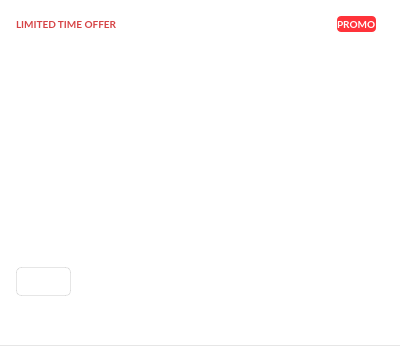
<?xml version="1.0" encoding="UTF-8"?>
<ui version="4.0">
 <class>NotificationItem</class>
 <widget class="QWidget" name="NotificationItem">
  <property name="geometry">
   <rect>
    <x>0</x>
    <y>0</y>
    <width>400</width>
    <height>346</height>
   </rect>
  </property>
  <property name="sizePolicy">
   <sizepolicy hsizetype="Preferred" vsizetype="Preferred">
    <horstretch>0</horstretch>
    <verstretch>0</verstretch>
   </sizepolicy>
  </property>
  <property name="minimumSize">
   <size>
    <width>0</width>
    <height>0</height>
   </size>
  </property>
  <property name="maximumSize">
   <size>
    <width>16777215</width>
    <height>16777215</height>
   </size>
  </property>
  <property name="cursor">
   <cursorShape>ArrowCursor</cursorShape>
  </property>
  <property name="windowTitle">
   <string/>
  </property>
  <property name="styleSheet">
   <string notr="true">#NotificationItem
{
background-color: #FFFFFF;
}

#lHeaderText
{
color: #D64446;
font-weight: bold;
font-family: Lato;
font-size: 10px;
border-radius: 4px;
}

#lHeaderTag
{
background-color: #FF333A;
color: #FFFFFF;
font-weight: bold;
font-family: Lato;
font-size: 10px;
border-radius: 4px;
}

#lTitle 
{ 
font-family: Lato; 
font-size: 16px; 
color: #333333; 
font-weight: bold;
}

#lDescription 
{ 
font-family: Lato; 
font-size: 14px; 
color: #333333;
}

#bCTA
{
font-family: Lato; 
font-size: 14px; 
color: #333333;
line-height: 18px; 
background-color: #FFFFFF;
border: 1px solid rgba(0, 0, 0, 0.1);
border-radius: 5px; 
padding: 5px 8px;
}

#lTime
{ 
font-family: Lato; 
font-size: 12px; 
color: #777777;
}

#wSeparator
{
background-color: rgba(0,0,0,0.1);
}</string>
  </property>
  <layout class="QVBoxLayout" name="verticalLayout" stretch="0,0">
   <property name="spacing">
    <number>11</number>
   </property>
   <property name="sizeConstraint">
    <enum>QLayout::SetDefaultConstraint</enum>
   </property>
   <property name="leftMargin">
    <number>0</number>
   </property>
   <property name="topMargin">
    <number>0</number>
   </property>
   <property name="rightMargin">
    <number>0</number>
   </property>
   <property name="bottomMargin">
    <number>0</number>
   </property>
   <item>
    <widget class="QWidget" name="wContainer" native="true">
     <property name="sizePolicy">
      <sizepolicy hsizetype="Expanding" vsizetype="Preferred">
       <horstretch>0</horstretch>
       <verstretch>0</verstretch>
      </sizepolicy>
     </property>
     <property name="minimumSize">
      <size>
       <width>0</width>
       <height>0</height>
      </size>
     </property>
     <property name="maximumSize">
      <size>
       <width>16777215</width>
       <height>16777215</height>
      </size>
     </property>
     <property name="cursor">
      <cursorShape>ArrowCursor</cursorShape>
     </property>
     <layout class="QVBoxLayout" name="vlContainer">
      <property name="spacing">
       <number>12</number>
      </property>
      <property name="leftMargin">
       <number>16</number>
      </property>
      <property name="topMargin">
       <number>12</number>
      </property>
      <property name="rightMargin">
       <number>16</number>
      </property>
      <property name="bottomMargin">
       <number>0</number>
      </property>
      <item>
       <widget class="QWidget" name="wVerticalHeader" native="true">
        <property name="sizePolicy">
         <sizepolicy hsizetype="Expanding" vsizetype="Fixed">
          <horstretch>0</horstretch>
          <verstretch>0</verstretch>
         </sizepolicy>
        </property>
        <property name="minimumSize">
         <size>
          <width>368</width>
          <height>0</height>
         </size>
        </property>
        <property name="maximumSize">
         <size>
          <width>368</width>
          <height>16777215</height>
         </size>
        </property>
        <layout class="QVBoxLayout" name="verticalLayout_3">
         <property name="spacing">
          <number>8</number>
         </property>
         <property name="leftMargin">
          <number>0</number>
         </property>
         <property name="topMargin">
          <number>0</number>
         </property>
         <property name="rightMargin">
          <number>8</number>
         </property>
         <property name="bottomMargin">
          <number>0</number>
         </property>
         <item>
          <widget class="QWidget" name="wHeader" native="true">
           <property name="sizePolicy">
            <sizepolicy hsizetype="Expanding" vsizetype="Fixed">
             <horstretch>0</horstretch>
             <verstretch>0</verstretch>
            </sizepolicy>
           </property>
           <property name="minimumSize">
            <size>
             <width>0</width>
             <height>16</height>
            </size>
           </property>
           <property name="maximumSize">
            <size>
             <width>16777215</width>
             <height>16</height>
            </size>
           </property>
           <layout class="QHBoxLayout" name="horizontalLayout" stretch="0,0,0">
            <property name="spacing">
             <number>0</number>
            </property>
            <property name="leftMargin">
             <number>0</number>
            </property>
            <property name="topMargin">
             <number>0</number>
            </property>
            <property name="rightMargin">
             <number>0</number>
            </property>
            <property name="bottomMargin">
             <number>0</number>
            </property>
            <item>
             <widget class="QLabel" name="lHeaderText">
              <property name="sizePolicy">
               <sizepolicy hsizetype="Fixed" vsizetype="Preferred">
                <horstretch>0</horstretch>
                <verstretch>0</verstretch>
               </sizepolicy>
              </property>
              <property name="text">
               <string>LIMITED TIME OFFER</string>
              </property>
             </widget>
            </item>
            <item>
             <spacer name="horizontalSpacer">
              <property name="orientation">
               <enum>Qt::Horizontal</enum>
              </property>
              <property name="sizeHint" stdset="0">
               <size>
                <width>0</width>
                <height>0</height>
               </size>
              </property>
             </spacer>
            </item>
            <item>
             <widget class="QLabel" name="lHeaderTag">
              <property name="sizePolicy">
               <sizepolicy hsizetype="Fixed" vsizetype="Preferred">
                <horstretch>0</horstretch>
                <verstretch>0</verstretch>
               </sizepolicy>
              </property>
              <property name="styleSheet">
               <string notr="true"/>
              </property>
              <property name="text">
               <string>PROMO</string>
              </property>
              <property name="margin">
               <number>4</number>
              </property>
             </widget>
            </item>
           </layout>
          </widget>
         </item>
         <item>
          <widget class="QWidget" name="wHorizontalTitle" native="true">
           <property name="sizePolicy">
            <sizepolicy hsizetype="Preferred" vsizetype="Fixed">
             <horstretch>0</horstretch>
             <verstretch>0</verstretch>
            </sizepolicy>
           </property>
           <property name="minimumSize">
            <size>
             <width>0</width>
             <height>24</height>
            </size>
           </property>
           <property name="maximumSize">
            <size>
             <width>16777215</width>
             <height>24</height>
            </size>
           </property>
           <layout class="QHBoxLayout" name="horizontalLayout_title">
            <property name="spacing">
             <number>5</number>
            </property>
            <property name="sizeConstraint">
             <enum>QLayout::SetDefaultConstraint</enum>
            </property>
            <property name="leftMargin">
             <number>0</number>
            </property>
            <property name="topMargin">
             <number>0</number>
            </property>
            <property name="rightMargin">
             <number>0</number>
            </property>
            <property name="bottomMargin">
             <number>0</number>
            </property>
            <item>
             <widget class="QLabel" name="lIcon">
              <property name="sizePolicy">
               <sizepolicy hsizetype="Fixed" vsizetype="Fixed">
                <horstretch>0</horstretch>
                <verstretch>0</verstretch>
               </sizepolicy>
              </property>
              <property name="minimumSize">
               <size>
                <width>22</width>
                <height>22</height>
               </size>
              </property>
              <property name="maximumSize">
               <size>
                <width>22</width>
                <height>22</height>
               </size>
              </property>
              <property name="text">
               <string notr="true"/>
              </property>
              <property name="pixmap">
               <pixmap resource="../Resources_win.qrc">:/images/app_64.png</pixmap>
              </property>
              <property name="scaledContents">
               <bool>true</bool>
              </property>
              <property name="alignment">
               <set>Qt::AlignLeading|Qt::AlignLeft|Qt::AlignTop</set>
              </property>
              <property name="margin">
               <number>0</number>
              </property>
             </widget>
            </item>
            <item>
             <widget class="QLabel" name="lTitle">
              <property name="sizePolicy">
               <sizepolicy hsizetype="Preferred" vsizetype="Preferred">
                <horstretch>0</horstretch>
                <verstretch>0</verstretch>
               </sizepolicy>
              </property>
              <property name="maximumSize">
               <size>
                <width>16777215</width>
                <height>22</height>
               </size>
              </property>
              <property name="text">
               <string/>
              </property>
             </widget>
            </item>
           </layout>
          </widget>
         </item>
        </layout>
       </widget>
      </item>
      <item>
       <widget class="QWidget" name="wVerticalContent" native="true">
        <property name="sizePolicy">
         <sizepolicy hsizetype="Expanding" vsizetype="Fixed">
          <horstretch>0</horstretch>
          <verstretch>0</verstretch>
         </sizepolicy>
        </property>
        <property name="minimumSize">
         <size>
          <width>0</width>
          <height>0</height>
         </size>
        </property>
        <property name="maximumSize">
         <size>
          <width>16777215</width>
          <height>16777215</height>
         </size>
        </property>
        <layout class="QVBoxLayout" name="vlContent">
         <property name="spacing">
          <number>12</number>
         </property>
         <property name="sizeConstraint">
          <enum>QLayout::SetMinimumSize</enum>
         </property>
         <property name="leftMargin">
          <number>0</number>
         </property>
         <property name="topMargin">
          <number>0</number>
         </property>
         <property name="rightMargin">
          <number>0</number>
         </property>
         <property name="bottomMargin">
          <number>0</number>
         </property>
         <item>
          <widget class="QWidget" name="wHorizontalDescription" native="true">
           <property name="sizePolicy">
            <sizepolicy hsizetype="Expanding" vsizetype="Preferred">
             <horstretch>0</horstretch>
             <verstretch>0</verstretch>
            </sizepolicy>
           </property>
           <property name="minimumSize">
            <size>
             <width>368</width>
             <height>0</height>
            </size>
           </property>
           <property name="maximumSize">
            <size>
             <width>368</width>
             <height>66</height>
            </size>
           </property>
           <layout class="QHBoxLayout" name="hlDescription" stretch="0,0">
            <property name="spacing">
             <number>12</number>
            </property>
            <property name="leftMargin">
             <number>0</number>
            </property>
            <property name="topMargin">
             <number>0</number>
            </property>
            <property name="rightMargin">
             <number>0</number>
            </property>
            <property name="bottomMargin">
             <number>0</number>
            </property>
            <item>
             <widget class="QLabel" name="lDescription">
              <property name="sizePolicy">
               <sizepolicy hsizetype="Expanding" vsizetype="Fixed">
                <horstretch>0</horstretch>
                <verstretch>0</verstretch>
               </sizepolicy>
              </property>
              <property name="minimumSize">
               <size>
                <width>0</width>
                <height>0</height>
               </size>
              </property>
              <property name="maximumSize">
               <size>
                <width>16777215</width>
                <height>66</height>
               </size>
              </property>
              <property name="text">
               <string/>
              </property>
              <property name="alignment">
               <set>Qt::AlignLeading|Qt::AlignLeft|Qt::AlignTop</set>
              </property>
              <property name="wordWrap">
               <bool>true</bool>
              </property>
             </widget>
            </item>
            <item>
             <widget class="ApiImageLabel" name="lImageSmall">
              <property name="sizePolicy">
               <sizepolicy hsizetype="Preferred" vsizetype="Preferred">
                <horstretch>0</horstretch>
                <verstretch>0</verstretch>
               </sizepolicy>
              </property>
              <property name="minimumSize">
               <size>
                <width>48</width>
                <height>48</height>
               </size>
              </property>
              <property name="maximumSize">
               <size>
                <width>48</width>
                <height>48</height>
               </size>
              </property>
              <property name="text">
               <string/>
              </property>
              <property name="alignment">
               <set>Qt::AlignLeading|Qt::AlignLeft|Qt::AlignTop</set>
              </property>
             </widget>
            </item>
           </layout>
          </widget>
         </item>
         <item>
          <widget class="QWidget" name="wDescButton" native="true">
           <property name="sizePolicy">
            <sizepolicy hsizetype="Expanding" vsizetype="Preferred">
             <horstretch>0</horstretch>
             <verstretch>0</verstretch>
            </sizepolicy>
           </property>
           <layout class="QVBoxLayout" name="vblDescButton">
            <property name="spacing">
             <number>12</number>
            </property>
            <property name="sizeConstraint">
             <enum>QLayout::SetMinimumSize</enum>
            </property>
            <property name="leftMargin">
             <number>0</number>
            </property>
            <property name="topMargin">
             <number>0</number>
            </property>
            <property name="rightMargin">
             <number>0</number>
            </property>
            <property name="bottomMargin">
             <number>0</number>
            </property>
            <item>
             <widget class="ApiImageLabel" name="lImageLarge">
              <property name="sizePolicy">
               <sizepolicy hsizetype="Expanding" vsizetype="Preferred">
                <horstretch>0</horstretch>
                <verstretch>0</verstretch>
               </sizepolicy>
              </property>
              <property name="minimumSize">
               <size>
                <width>0</width>
                <height>115</height>
               </size>
              </property>
              <property name="maximumSize">
               <size>
                <width>16777215</width>
                <height>16777215</height>
               </size>
              </property>
              <property name="text">
               <string/>
              </property>
             </widget>
            </item>
            <item>
             <widget class="QPushButton" name="bCTA">
              <property name="sizePolicy">
               <sizepolicy hsizetype="Fixed" vsizetype="Fixed">
                <horstretch>0</horstretch>
                <verstretch>0</verstretch>
               </sizepolicy>
              </property>
              <property name="minimumSize">
               <size>
                <width>0</width>
                <height>0</height>
               </size>
              </property>
              <property name="maximumSize">
               <size>
                <width>16777215</width>
                <height>16777215</height>
               </size>
              </property>
              <property name="cursor">
               <cursorShape>PointingHandCursor</cursorShape>
              </property>
              <property name="text">
               <string/>
              </property>
             </widget>
            </item>
           </layout>
          </widget>
         </item>
        </layout>
       </widget>
      </item>
      <item>
       <widget class="QLabel" name="lTime">
        <property name="sizePolicy">
         <sizepolicy hsizetype="Preferred" vsizetype="Preferred">
          <horstretch>0</horstretch>
          <verstretch>0</verstretch>
         </sizepolicy>
        </property>
        <property name="minimumSize">
         <size>
          <width>0</width>
          <height>0</height>
         </size>
        </property>
        <property name="maximumSize">
         <size>
          <width>16777215</width>
          <height>16</height>
         </size>
        </property>
        <property name="text">
         <string/>
        </property>
       </widget>
      </item>
     </layout>
    </widget>
   </item>
   <item>
    <widget class="QWidget" name="wSeparator" native="true">
     <property name="minimumSize">
      <size>
       <width>400</width>
       <height>1</height>
      </size>
     </property>
     <property name="maximumSize">
      <size>
       <width>400</width>
       <height>1</height>
      </size>
     </property>
     <property name="styleSheet">
      <string notr="true"/>
     </property>
    </widget>
   </item>
  </layout>
  <zorder>wSeparator</zorder>
  <zorder>wContainer</zorder>
 </widget>
 <customwidgets>
  <customwidget>
   <class>ApiImageLabel</class>
   <extends>QLabel</extends>
   <header>ApiImageLabel.h</header>
  </customwidget>
 </customwidgets>
 <resources>
  <include location="../Resources_win.qrc"/>
 </resources>
 <connections/>
</ui>
